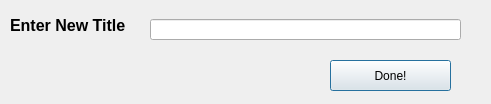
<?xml version="1.0" encoding="UTF-8"?>
<ui version="4.0">
 <class>Dialog</class>
 <widget class="QDialog" name="Dialog">
  <property name="geometry">
   <rect>
    <x>0</x>
    <y>0</y>
    <width>491</width>
    <height>104</height>
   </rect>
  </property>
  <property name="windowTitle">
   <string>Dialog</string>
  </property>
  <widget class="QLabel" name="label_NewTitle">
   <property name="geometry">
    <rect>
     <x>10</x>
     <y>10</y>
     <width>131</width>
     <height>31</height>
    </rect>
   </property>
   <property name="font">
    <font>
     <pointsize>12</pointsize>
     <weight>75</weight>
     <bold>true</bold>
    </font>
   </property>
   <property name="text">
    <string>Enter New Title</string>
   </property>
  </widget>
  <widget class="QPushButton" name="button_Done">
   <property name="geometry">
    <rect>
     <x>330</x>
     <y>60</y>
     <width>121</width>
     <height>31</height>
    </rect>
   </property>
   <property name="text">
    <string>Done!</string>
   </property>
  </widget>
  <widget class="QLineEdit" name="lineEdit_Title">
   <property name="geometry">
    <rect>
     <x>150</x>
     <y>19</y>
     <width>311</width>
     <height>21</height>
    </rect>
   </property>
  </widget>
 </widget>
 <resources/>
 <connections/>
</ui>
